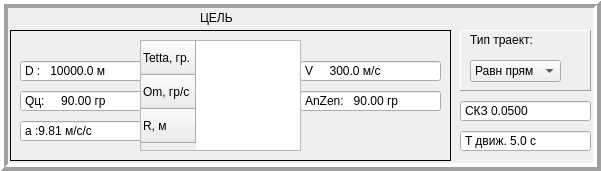
    <widget class="QFrame" name="frame_9">
     <property name="geometry">
      <rect>
       <x>10</x>
       <y>240</y>
       <width>601</width>
       <height>171</height>
      </rect>
     </property>
     <property name="frameShape">
      <enum>QFrame::Box</enum>
     </property>
     <property name="frameShadow">
      <enum>QFrame::Raised</enum>
     </property>
     <property name="lineWidth">
      <number>4</number>
     </property>
     <widget class="QFrame" name="frame">
      <property name="geometry">
       <rect>
        <x>10</x>
        <y>30</y>
        <width>441</width>
        <height>131</height>
       </rect>
      </property>
      <property name="frameShape">
       <enum>QFrame::Panel</enum>
      </property>
      <property name="frameShadow">
       <enum>QFrame::Plain</enum>
      </property>
      <property name="lineWidth">
       <number>1</number>
      </property>
      <widget class="QLabel" name="label_8">
       <property name="geometry">
        <rect>
         <x>130</x>
         <y>10</y>
         <width>71</width>
         <height>16</height>
        </rect>
       </property>
       <property name="text">
        <string>Пеленг</string>
       </property>
      </widget>
      <widget class="QDoubleSpinBox" name="doubleSpinBox">
       <property name="geometry">
        <rect>
         <x>10</x>
         <y>30</y>
         <width>141</width>
         <height>22</height>
        </rect>
       </property>
       <property name="buttonSymbols">
        <enum>QAbstractSpinBox::NoButtons</enum>
       </property>
       <property name="prefix">
        <string>D :   </string>
       </property>
       <property name="suffix">
        <string> м</string>
       </property>
       <property name="decimals">
        <number>1</number>
       </property>
       <property name="maximum">
        <double>90000.000000000000000</double>
       </property>
       <property name="singleStep">
        <double>500.000000000000000</double>
       </property>
       <property name="value">
        <double>10000.000000000000000</double>
       </property>
      </widget>
      <widget class="QDoubleSpinBox" name="doubleSpinBox_2">
       <property name="geometry">
        <rect>
         <x>160</x>
         <y>30</y>
         <width>121</width>
         <height>22</height>
        </rect>
       </property>
       <property name="buttonSymbols">
        <enum>QAbstractSpinBox::NoButtons</enum>
       </property>
       <property name="prefix">
        <string>Bear:    </string>
       </property>
       <property name="suffix">
        <string> гр</string>
       </property>
       <property name="decimals">
        <number>6</number>
       </property>
       <property name="minimum">
        <double>-1000.000000000000000</double>
       </property>
       <property name="maximum">
        <double>1000.000000000000000</double>
       </property>
       <property name="singleStep">
        <double>500.000000000000000</double>
       </property>
       <property name="value">
        <double>-45.000000000000000</double>
       </property>
      </widget>
      <widget class="QDoubleSpinBox" name="doubleSpinBox_4">
       <property name="geometry">
        <rect>
         <x>290</x>
         <y>30</y>
         <width>141</width>
         <height>22</height>
        </rect>
       </property>
       <property name="buttonSymbols">
        <enum>QAbstractSpinBox::NoButtons</enum>
       </property>
       <property name="prefix">
        <string>V     </string>
       </property>
       <property name="suffix">
        <string> м/с</string>
       </property>
       <property name="decimals">
        <number>1</number>
       </property>
       <property name="maximum">
        <double>90000.000000000000000</double>
       </property>
       <property name="singleStep">
        <double>500.000000000000000</double>
       </property>
       <property name="value">
        <double>300.000000000000000</double>
       </property>
      </widget>
      <widget class="QDoubleSpinBox" name="doubleSpinBox_15">
       <property name="geometry">
        <rect>
         <x>10</x>
         <y>90</y>
         <width>141</width>
         <height>22</height>
        </rect>
       </property>
       <property name="buttonSymbols">
        <enum>QAbstractSpinBox::NoButtons</enum>
       </property>
       <property name="prefix">
        <string>a :</string>
       </property>
       <property name="suffix">
        <string> м/c/c</string>
       </property>
       <property name="decimals">
        <number>2</number>
       </property>
       <property name="maximum">
        <double>999.000000000000000</double>
       </property>
       <property name="singleStep">
        <double>500.000000000000000</double>
       </property>
       <property name="value">
        <double>9.810000000000000</double>
       </property>
      </widget>
      <widget class="QDoubleSpinBox" name="doubleSpinBox_3">
       <property name="geometry">
        <rect>
         <x>10</x>
         <y>60</y>
         <width>141</width>
         <height>22</height>
        </rect>
       </property>
       <property name="buttonSymbols">
        <enum>QAbstractSpinBox::NoButtons</enum>
       </property>
       <property name="prefix">
        <string>Qц:     </string>
       </property>
       <property name="suffix">
        <string> гр</string>
       </property>
       <property name="maximum">
        <double>90000.000000000000000</double>
       </property>
       <property name="singleStep">
        <double>500.000000000000000</double>
       </property>
       <property name="value">
        <double>90.000000000000000</double>
       </property>
      </widget>
      <widget class="QDoubleSpinBox" name="doubleSpinBox_13">
       <property name="geometry">
        <rect>
         <x>160</x>
         <y>60</y>
         <width>121</width>
         <height>22</height>
        </rect>
       </property>
       <property name="buttonSymbols">
        <enum>QAbstractSpinBox::NoButtons</enum>
       </property>
       <property name="prefix">
        <string>H:     </string>
       </property>
       <property name="suffix">
        <string> м</string>
       </property>
       <property name="decimals">
        <number>1</number>
       </property>
       <property name="maximum">
        <double>90000.000000000000000</double>
       </property>
       <property name="singleStep">
        <double>500.000000000000000</double>
       </property>
       <property name="value">
        <double>0.000000000000000</double>
       </property>
      </widget>
      <widget class="QDoubleSpinBox" name="doubleSpinBox_14">
       <property name="geometry">
        <rect>
         <x>290</x>
         <y>60</y>
         <width>141</width>
         <height>22</height>
        </rect>
       </property>
       <property name="buttonSymbols">
        <enum>QAbstractSpinBox::NoButtons</enum>
       </property>
       <property name="prefix">
        <string>AnZen:   </string>
       </property>
       <property name="suffix">
        <string> гр</string>
       </property>
       <property name="maximum">
        <double>200.000000000000000</double>
       </property>
       <property name="singleStep">
        <double>1.000000000000000</double>
       </property>
       <property name="value">
        <double>90.000000000000000</double>
       </property>
      </widget>
      <widget class="QTableWidget" name="tableWidget_6">
       <property name="enabled">
        <bool>true</bool>
       </property>
       <property name="geometry">
        <rect>
         <x>130</x>
         <y>10</y>
         <width>161</width>
         <height>111</height>
        </rect>
       </property>
       <property name="layoutDirection">
        <enum>Qt::LeftToRight</enum>
       </property>
       <property name="horizontalScrollBarPolicy">
        <enum>Qt::ScrollBarAsNeeded</enum>
       </property>
       <property name="rowCount">
        <number>3</number>
       </property>
       <property name="columnCount">
        <number>0</number>
       </property>
       <attribute name="horizontalHeaderVisible">
        <bool>false</bool>
       </attribute>
       <attribute name="verticalHeaderDefaultSectionSize">
        <number>34</number>
       </attribute>
       <row>
        <property name="text">
         <string>Tetta, гр.</string>
        </property>
       </row>
       <row>
        <property name="text">
         <string>Om, гр/с</string>
        </property>
       </row>
       <row>
        <property name="text">
         <string>R, м</string>
        </property>
       </row>
      </widget>
     </widget>
     <widget class="QDoubleSpinBox" name="doubleSpinBox_5">
      <property name="geometry">
       <rect>
        <x>460</x>
        <y>100</y>
        <width>131</width>
        <height>22</height>
       </rect>
      </property>
      <property name="buttonSymbols">
       <enum>QAbstractSpinBox::NoButtons</enum>
      </property>
      <property name="prefix">
       <string>СКЗ </string>
      </property>
      <property name="suffix">
       <string/>
      </property>
      <property name="decimals">
       <number>4</number>
      </property>
      <property name="maximum">
       <double>99.000000000000000</double>
      </property>
      <property name="singleStep">
       <double>0.001000000000000</double>
      </property>
      <property name="value">
       <double>0.050000000000000</double>
      </property>
     </widget>
     <widget class="QFrame" name="frame_7">
      <property name="geometry">
       <rect>
        <x>460</x>
        <y>30</y>
        <width>131</width>
        <height>61</height>
       </rect>
      </property>
      <property name="frameShape">
       <enum>QFrame::Panel</enum>
      </property>
      <property name="frameShadow">
       <enum>QFrame::Raised</enum>
      </property>
      <widget class="QLabel" name="label_59">
       <property name="geometry">
        <rect>
         <x>10</x>
         <y>0</y>
         <width>91</width>
         <height>20</height>
        </rect>
       </property>
       <property name="text">
        <string>Тип траект:</string>
       </property>
      </widget>
      <widget class="QComboBox" name="comboBox_4">
       <property name="geometry">
        <rect>
         <x>10</x>
         <y>30</y>
         <width>103</width>
         <height>25</height>
        </rect>
       </property>
       <property name="toolTipDuration">
        <number>-1</number>
       </property>
       <property name="currentText">
        <string>Равн прям</string>
       </property>
       <property name="currentIndex">
        <number>1</number>
       </property>
       <property name="sizeAdjustPolicy">
        <enum>QComboBox::AdjustToContents</enum>
       </property>
       <property name="modelColumn">
        <number>0</number>
       </property>
       <item>
        <property name="text">
         <string>Равн вращ</string>
        </property>
       </item>
       <item>
        <property name="text">
         <string>Равн прям</string>
        </property>
       </item>
       <item>
        <property name="text">
         <string>Равноуск.</string>
        </property>
       </item>
      </widget>
     </widget>
     <widget class="QLabel" name="label_9">
      <property name="geometry">
       <rect>
        <x>200</x>
        <y>10</y>
        <width>71</width>
        <height>16</height>
       </rect>
      </property>
      <property name="text">
       <string>ЦЕЛЬ</string>
      </property>
     </widget>
     <widget class="QDoubleSpinBox" name="doubleSpinBox_6">
      <property name="geometry">
       <rect>
        <x>460</x>
        <y>130</y>
        <width>131</width>
        <height>22</height>
       </rect>
      </property>
      <property name="buttonSymbols">
       <enum>QAbstractSpinBox::NoButtons</enum>
      </property>
      <property name="prefix">
       <string>T движ. </string>
      </property>
      <property name="suffix">
       <string> с</string>
      </property>
      <property name="decimals">
       <number>1</number>
      </property>
      <property name="maximum">
       <double>1000.000000000000000</double>
      </property>
      <property name="singleStep">
       <double>0.500000000000000</double>
      </property>
      <property name="value">
       <double>5.000000000000000</double>
      </property>
     </widget>
    </widget>
